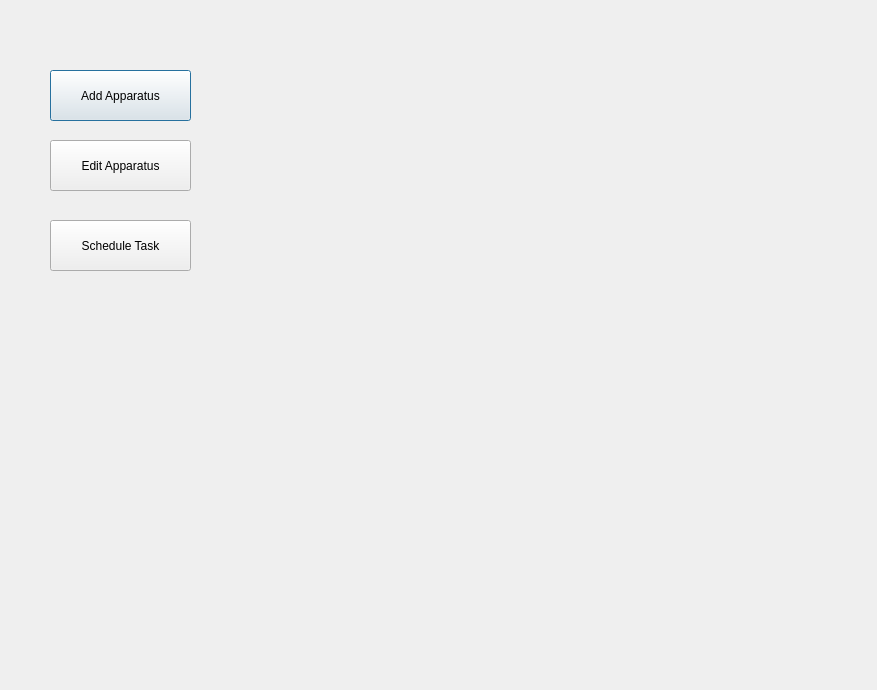
<?xml version="1.0" encoding="UTF-8"?>
<ui version="4.0">
 <class>labmanage</class>
 <widget class="QDialog" name="labmanage">
  <property name="geometry">
   <rect>
    <x>0</x>
    <y>0</y>
    <width>877</width>
    <height>690</height>
   </rect>
  </property>
  <property name="windowTitle">
   <string>Manage Labs</string>
  </property>
  <widget class="QPushButton" name="pushButton">
   <property name="geometry">
    <rect>
     <x>50</x>
     <y>70</y>
     <width>141</width>
     <height>51</height>
    </rect>
   </property>
   <property name="text">
    <string>Add Apparatus</string>
   </property>
  </widget>
  <widget class="QPushButton" name="pushButton_2">
   <property name="geometry">
    <rect>
     <x>50</x>
     <y>140</y>
     <width>141</width>
     <height>51</height>
    </rect>
   </property>
   <property name="text">
    <string>Edit Apparatus</string>
   </property>
  </widget>
  <widget class="QPushButton" name="pushButton_3">
   <property name="geometry">
    <rect>
     <x>50</x>
     <y>220</y>
     <width>141</width>
     <height>51</height>
    </rect>
   </property>
   <property name="text">
    <string>Schedule Task</string>
   </property>
  </widget>
 </widget>
 <resources/>
 <connections/>
</ui>
